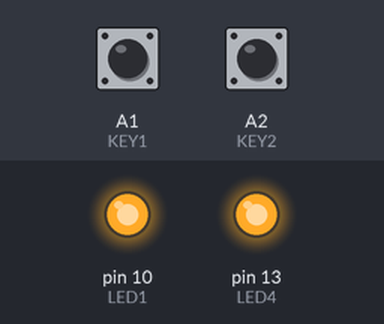
Simulated run of this sketch. Board: Arduino Uno, built with avr-gcc and run on an emulated ATmega328P. On the bench: output pins drawn as LEDs (lit = HIGH). Dashed ring = blinking. Inputs (shaded band) come from the test bench; at power-on: A1 (KEY1) HIGH, A2 (KEY2) HIGH.

Above: at 1.2 s.
1.3 s: A1 (KEY1) pulled LOW for 0.15 s
4.3 s: A1 (KEY1) pulled LOW for 1 s
At 5.2 s:
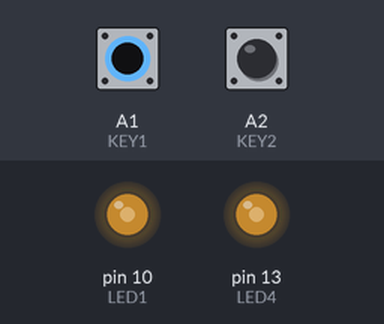
6.8 s: A2 (KEY2) pulled LOW for 0.15 s
At 7.6 s:
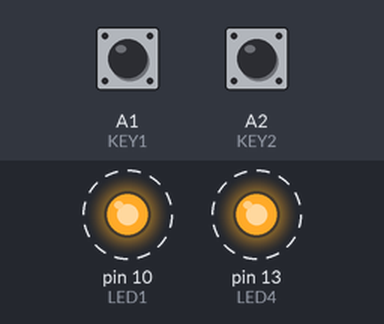
9.9 s: A1 (KEY1) pulled LOW for 3.2 s
14.6 s: A2 (KEY2) pulled LOW for 1 s
At 15.34 s:
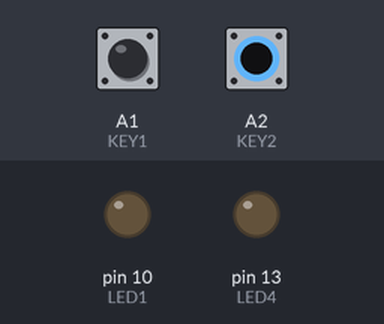
Timing chart, 0 to 18.6 s (numbered marks = the images above; inputs shaded):
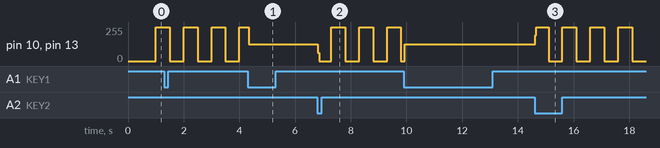

The sketch:

event_driven.ino
```cpp
  /*INF1805
  Filipe Ferraz Franco e Costa 1711109
  Rodrigo Pumar Alves de Souza 1221007*/
#include "event_driven.h"
#include "app.h"
#include "pindefs.h"

static int pin_used[4] = {0,0,0,0};
static unsigned long tempo=0;
static unsigned long old = 0;

void button_listen (int pin){
  pin_used[pin]=1;
}
void timer_set (int ms){
  tempo= (unsigned long) ms;
}


void setup(){
  appinit();
}

void loop () {
 // button_changed(int p, int v);
 unsigned long now = millis();
 if(now >= old + tempo){
    old = now;
    timer_expired();
    }
    if (pin_used[0]==1)
      if(!digitalRead(A1)){
        button_changed (0,1);
      }
    if (pin_used[1]==1)
      if(!digitalRead(A2)){
        button_changed (1,1);
      }
     if (pin_used[2]==1)
      if(!digitalRead(A3)){
        button_changed (2,1);
      }
    }
```

app.h
```cpp
void appinit(void);
void button_changed ( int pin, int v);
void timer_expired(void);
```

app.ino
```cpp
  /*INF1805
  Filipe Ferraz Franco e Costa 1711109
  Rodrigo Pumar Alves de Souza 1221007*/
#include "event_driven.h"
#include "app.h"
#include "pindefs.h"

static int value = LOW;
static unsigned long speed1=1000;
static unsigned long b0=0;
static unsigned long b1=0;
static unsigned long b=0;
void appinit(void) {
  pinMode(KEY1,INPUT_PULLUP);
  pinMode(KEY2,INPUT_PULLUP);
  pinMode(KEY3,INPUT_PULLUP);
  button_listen(0); //listen A1
  button_listen(1); //listen A2
  timer_set (speed1);
  pinMode(LED1, OUTPUT); // Enable pin 10 for digital output
  pinMode(LED4, OUTPUT); // Enable pin 13 for digital output
  }
void button_changed(int p, int v) {
  if(v==1) switch(p){
    case 0:
         b0=millis();
        if (b0-b1<500) while(1);
        else if(b0-b>500){
          if(speed1 == 0){
            speed1 = 0;
          }
          else speed1 =speed1 - 500;
          timer_set(speed1);
        }
        b=millis();
          break;
    case 1:
        b1=millis();
        if (b1-b0<500) while(1);
        else if (b1-b>500) {
          speed1 =speed1 + 500;
          timer_set(speed1);
        }
        b=millis();
          break;
  }
}
void timer_expired(void) {
  digitalWrite(LED1, !value);
  digitalWrite(LED4, !value);
  value=!value;
  }
```

event_driven.h
```cpp
void button_listen (int pin);
void timer_set (int ms);
```

pindefs.h
```cpp
#define LED1       10
#define LED2       11
#define LED3       12
#define LED4       13
#define BUZZ        3
#define KEY1       A1
#define KEY2       A2
#define KEY3       A3
#define POT        A0
```

Measured:
- after the input at 6.8 s, pin 10 (LED1), pin 13 (LED4): alternates 255/255 for 0.50 s and 0/255 for 0.50 s, starting at once
- after the input at 14.6 s, pin 10 (LED1), pin 13 (LED4): 127/255 → 192/255 at once, then repeats every 0.94 s: 255/255 0.44 s, 0/255 0.50 s
- by itself, pin 10 (LED1), pin 13 (LED4): alternates 255/255 for 0.50 s and 0/255 for 0.50 s
